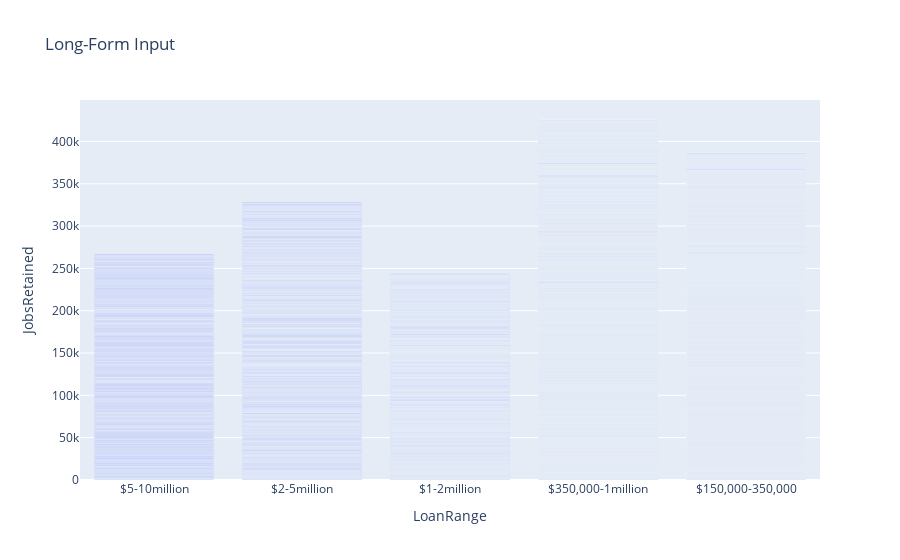

Notebook code cell kept with this figure:
### Code cell
fig = px.bar(df, x="LoanRange", y="JobsRetained", title="Long-Form Input")
fig.show()

### Figure 1 — Plotly figure (JSON) as saved in the notebook; plotly's stock layout.template omitted (floating-point values rounded to 4 significant figures; data arrays with more than 128 entries replaced by an {"elided": "..."} marker saying what was removed)
{"data": [{"alignmentgroup": "True", "hovertemplate": "LoanRange=%{x}<br>JobsRetained=%{y}<extra></extra>", "legendgroup": "", "marker": {"color": "#636efa"}, "name": "", "offsetgroup": "", "orientation": "v", "showlegend": false, "textposition": "auto", "type": "bar", "x": {"elided": "26449 str values"}, "xaxis": "x", "y": {"elided": "26449 int values"}, "yaxis": "y"}], "layout": {"barmode": "relative", "legend": {"tracegroupgap": 0}, "title": {"text": "Long-Form Input"}, "xaxis": {"anchor": "y", "domain": [0, 1], "title": {"text": "LoanRange"}}, "yaxis": {"anchor": "x", "domain": [0, 1], "title": {"text": "JobsRetained"}}}}
